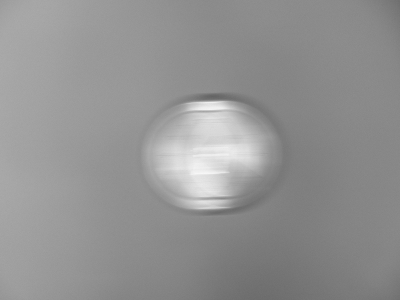
#> input picture video/mindgame/assets/tex/clock_photo.png, 400 x 300 px
$ python -i comic.py   (imports and definitions only)
#> lines starting #> are read from the running program, lines starting #| are printed output that depends on the picture
#> further down, picture is the input picture: shape (300, 400); min 99, max 247, mean 146.3
"""The horror comic: an original 1950s-style horror book drawn procedurally, and live scenes that freeze into it.

ink       comicize(): a live frame becomes an inked, flat-coloured, halftone-dotted panel on yellowed newsprint
page      panels with thick borders and white gutters; a page-curl turn; a panel that zooms up to fill the frame
lettering yellow caption boxes, speech / shout / whisper balloons, the assistant's electric balloon, drawn sound words
shock     the background drops to one flat saturated colour (blood red, electric blue, sickly green) with jagged
          radiating rays and a fork of lightning
effects   lightning bolts, rain, fog banks, cobwebs, creepy-crawlies, too-red stylised blood
"""
import math

import numpy as np
import skia
from PIL import Image, ImageFilter

import kit as K
from kit import H, W, INK, WHITE, mix, paint, path

NEWS = (226, 204, 150)              # yellowed newsprint
BOXY = (255, 222, 70)               # caption-box yellow
BLOOD, ELEC, SICK, ACID, VIOLET = (212, 8, 24), (24, 70, 255), (120, 210, 40), (186, 255, 60), (92, 20, 140)
GORE = (226, 0, 22)                 # too-red, comic-book blood
SHOCKS = {"red": BLOOD, "blue": ELEC, "green": SICK, "violet": VIOLET, "yellow": (255, 210, 0)}


# ------------------------------------------------------------------ ink: a live frame becomes a comic panel

_fields = {}


# [18 lines left out: functions _field, dots, not called in this run]


def comicize(arr, k=1.0, levels=4, ink_w=1.0, dot=True, paper=NEWS, sat=1.35):
    """Turn a frame (RGBA uint8, in place) into a printed comic panel: flat colour, ink lines, Ben-Day dots, newsprint.
    k blends from the live frame (0) to the full print (1)."""
#> called with k = 1, levels = 4, ink_w = 1, dot = True, paper = (226, 204, 150), sat = 1.35
    if k <= 0.01:
        return arr
    src = arr[..., :3].astype(np.float32)
#> src = 300 rows, first 8: [155, 156, 155], [155, 156, 157], [156, 156, 158], [158, 158, 157], [157, 158, 158], [157, 160, 157], [157, 158, 158], [158, 158, 160]
    im = Image.fromarray(arr[..., :3]).filter(ImageFilter.GaussianBlur(1.6))
    a = np.asarray(im, np.float32) / 255.0
#> a = 300 rows, first 8: [0.608, 0.608, 0.612], [0.608, 0.612, 0.612], [0.612, 0.616, 0.616], [0.616, 0.62, 0.616], [0.616, 0.62, 0.62], [0.62, 0.62, 0.62], [0.62, 0.62, 0.62], [0.62, 0.624, 0.624]
    lum = a[..., 0] * 0.299 + a[..., 1] * 0.587 + a[..., 2] * 0.114
#> lum = 300 values, max 0.659 at index 43, min 0.587 at index 299, mean 0.643
    # ink: edges of the luminance (at half size), thickened, plus the deepest shadows filled solid
    sm = np.asarray(Image.fromarray((lum * 255).astype(np.uint8)).resize((W // 2, H // 2), Image.BILINEAR), np.float32) / 255
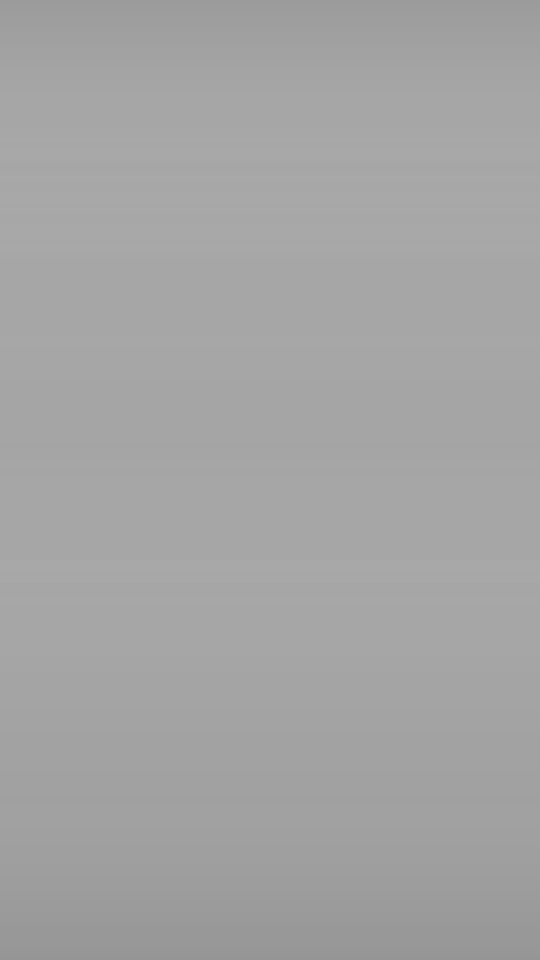
#> sm: shape (960, 540) float32; min 0.584, max 0.659, mean 0.642
    gx = np.zeros_like(sm)
    gy = np.zeros_like(sm)
    gx[:, 1:-1] = sm[:, 2:] - sm[:, :-2]
#> gx: shape (960, 540) float32; every value is 0
    gy[1:-1] = sm[2:] - sm[:-2]
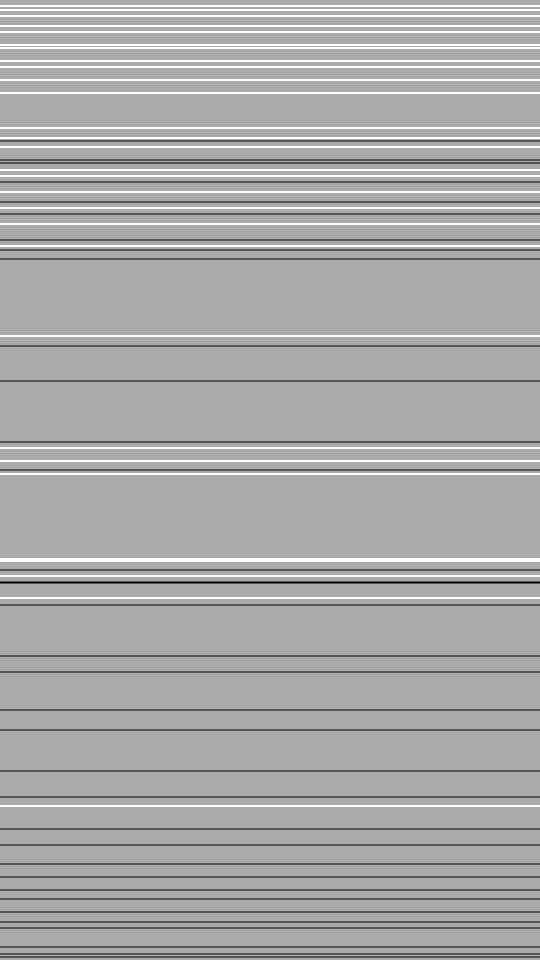
#> gy: shape (960, 540) float32; min -0.00784, max 0.00392, mean -4.9e-05; drawn with min black and max white
    g = np.sqrt(gx * gx + gy * gy)
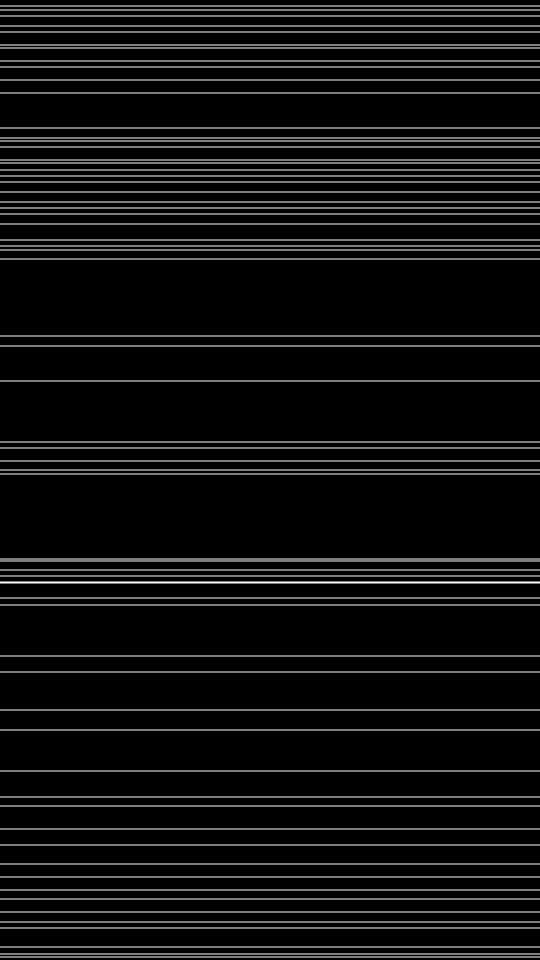
#> g: shape (960, 540) float32; min 0, max 0.00784, mean 0.000523; drawn with min black and max white
    e = np.clip((g - 0.07 / ink_w) * 9.0, 0, 1)
    e = np.asarray(Image.fromarray((e * 255).astype(np.uint8)).filter(ImageFilter.MaxFilter(3)).resize((W, H), Image.BILINEAR), np.float32) / 255
#> e: shape (1920, 1080) float32; every value is 0
    solid = np.clip((0.1 - lum) * 14, 0, 1)
#> solid = 300 values from 0 to 0
#> (the run stopped early here; a loop or call above may not have finished)
